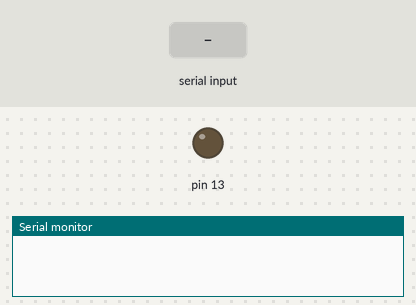
The sketch below on a simulated Arduino Uno, built with avr-gcc and run on an emulated ATmega328P. On the bench: output pins drawn as LEDs (lit = HIGH), the last lines printed to the serial monitor. Inputs (shaded band) come from the test bench.

Above: at 1.2 s.
1.3 s: "1\n" received over Serial
At 2.3 s:
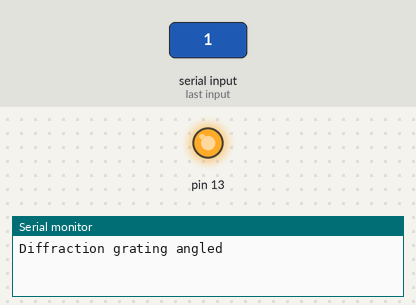
2.8 s: byte 48 ('0') received over Serial
At 3.4 s:
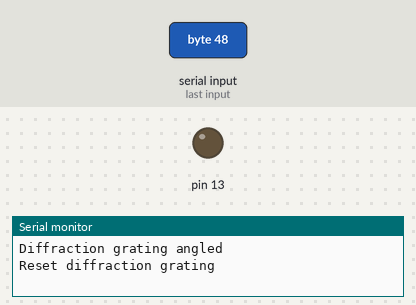
Timing chart, 0 to 5.8 s (numbered marks = the images above; inputs shaded):
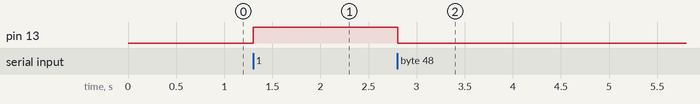

Measured:
- after the input at 1.3 s, pin 13: LOW → HIGH at once
- after the input at 2.8 s, pin 13: HIGH → LOW at once

The sketch:

spectrophotometer.ino
```cpp
#include <Stepper.h>
const int stepsPerRevolution = 2048;
int wavelength;
float angle;
int diffraction_grating = 1000000; // in Lines per m
bool running = false;
Stepper Stepper1 = Stepper(stepsPerRevolution, 8, 9, 10, 11);
Stepper Stepper2 = Stepper(stepsPerRevolution, 7, 6, 5, 4);
void setup() {
  pinMode(13, OUTPUT);
  Stepper1.setSpeed(5);
  Stepper2.setSpeed(5);
  wavelength = 510; //in nm
  angle = asin(wavelength*diffraction_grating*10^(-9))*(360/(2*PI));
  Serial.begin(9600);
}

void loop() {
  if (Serial.available() > 0)
    {
        switch(Serial.read())
        {
        case '0':
            running = true;
            Serial.print('\n');
            Serial.print("Reset diffraction grating");
            digitalWrite(13, LOW);
            Stepper2.step((stepsPerRevolution/360)*angle);
            Stepper1.step(-(stepsPerRevolution/360)*angle);
            break;
        case '1':
            running = false;
            Serial.print('\n');
            Serial.print("Diffraction grating angled");
            digitalWrite(13, HIGH);
            Stepper1.step((stepsPerRevolution/360)*angle);
            Stepper2.step(-(stepsPerRevolution/360)*angle);
            break;
        }
    }
}
```
